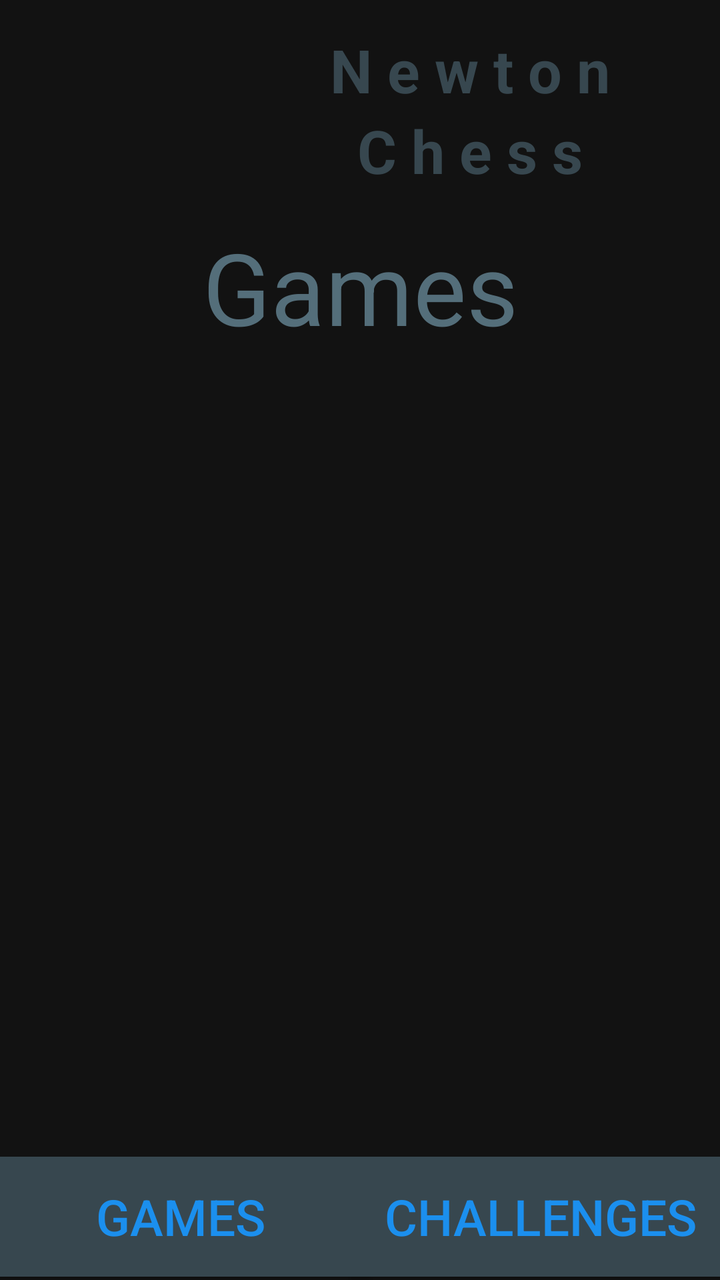
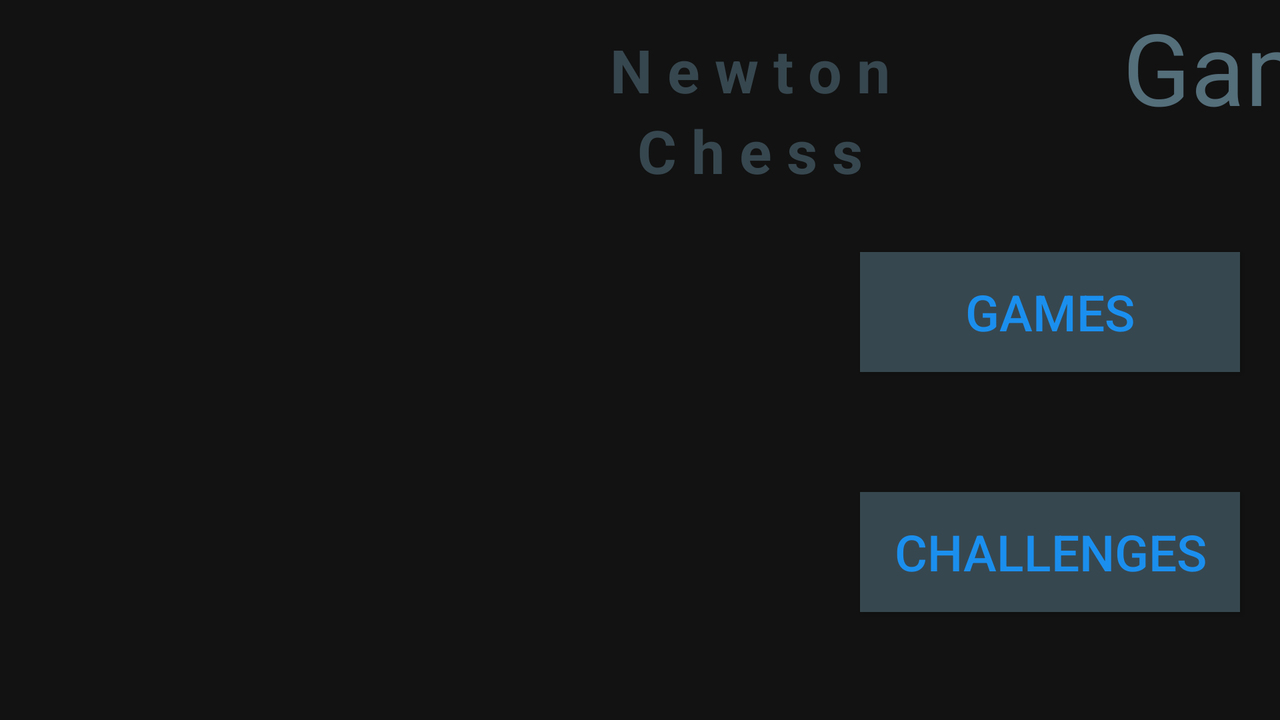

First picture: res/layout/ on a phone held upright. Second picture: the repository's own variant of that layout, on a device whose configuration matches the variant's folder. Source for both follows.
<!-- AndroidManifest.xml: application theme AppTheme -->
<!-- res/layout/pick_game_activity.xml -->
<?xml version="1.0" encoding="utf-8"?>
<androidx.constraintlayout.widget.ConstraintLayout xmlns:android="http://schemas.android.com/apk/res/android"
  xmlns:app="http://schemas.android.com/apk/res-auto"
  xmlns:tools="http://schemas.android.com/tools"
  android:layout_width="match_parent"
  android:layout_height="match_parent"
  android:background="@color/colorBackground"
  tools:context=".activities.PickGameActivity">

  <include
    android:id="@+id/newtonChessBanner"
    layout="@layout/newton_chess_banner"
    app:layout_constraintEnd_toEndOf="parent"
    app:layout_constraintStart_toStartOf="parent"
    app:layout_constraintTop_toTopOf="parent" />

  <TextView
    android:id="@+id/gameScreenHeader"
    android:layout_width="match_parent"
    android:layout_height="wrap_content"
    android:text="@string/showGamesText"
    android:textAlignment="center"
    android:textColor="@color/colorPrimary"
    android:textSize="@dimen/headerTextSize"
    app:layout_constraintEnd_toEndOf="parent"
    app:layout_constraintStart_toStartOf="parent"
    app:layout_constraintTop_toBottomOf="@+id/newtonChessBanner" />

  <androidx.constraintlayout.widget.Guideline
    android:id="@+id/midPointGuideLine"
    android:layout_width="wrap_content"
    android:layout_height="wrap_content"
    android:orientation="vertical"
    app:layout_constraintGuide_percent="0.5" />

  <Button
    android:id="@+id/showGamesButton"
    android:layout_width="@dimen/switchModeButtonWidth"
    android:layout_height="@dimen/switchModeButtonHeight"
    android:background="@color/colorPrimaryDark"
    android:text="@string/showGamesText"
    android:textAlignment="center"
    android:textColor="@color/colorComplementary"
    android:textSize="@dimen/switchModeButtonText"
    app:layout_constrainedWidth="false"
    app:layout_constraintBottom_toBottomOf="parent"
    app:layout_constraintEnd_toStartOf="@+id/midPointGuideLine"
    app:layout_constraintStart_toStartOf="parent"
    app:layout_constraintTop_toBottomOf="@+id/gameScreenListView" />

  <Button
    android:id="@+id/showChallengesButton"
    android:layout_width="@dimen/switchModeButtonWidth"
    android:layout_height="@dimen/switchModeButtonHeight"
    android:background="@color/colorPrimaryDark"
    android:text="@string/showChallengesText"
    android:textAlignment="center"
    android:textColor="@color/colorComplementary"
    android:textSize="@dimen/switchModeButtonText"
    app:layout_constraintBottom_toBottomOf="parent"
    app:layout_constraintEnd_toEndOf="parent"
    app:layout_constraintStart_toStartOf="@+id/midPointGuideLine"
    app:layout_constraintTop_toBottomOf="@+id/gameScreenListView" />

  <ListView
    android:id="@+id/gameScreenListView"
    android:layout_width="@dimen/listViewWidth"
    android:layout_height="@dimen/listViewHeight"
    app:layout_constraintEnd_toEndOf="parent"
    app:layout_constraintStart_toStartOf="parent"
    app:layout_constraintTop_toBottomOf="@+id/gameScreenHeader" />

</androidx.constraintlayout.widget.ConstraintLayout>
<!-- res/layout/newton_chess_banner.xml (included above) -->
<?xml version="1.0" encoding="utf-8"?>
<androidx.constraintlayout.widget.ConstraintLayout xmlns:android="http://schemas.android.com/apk/res/android"
  xmlns:app="http://schemas.android.com/apk/res-auto"
  xmlns:tools="http://schemas.android.com/tools"
  android:layout_width="match_parent"
  android:layout_height="110dp">

  <ImageView
    android:id="@+id/bannerLogoImageView"
    android:layout_width="90dp"
    android:layout_height="90dp"
    android:layout_marginStart="20dp"
    android:layout_marginTop="10dp"
    android:contentDescription="@string/newtonLogoDescription"
    app:layout_constraintStart_toStartOf="parent"
    app:layout_constraintTop_toTopOf="parent"
    app:srcCompat="@drawable/newton_java_logo" />

  <androidx.constraintlayout.widget.Guideline
    android:id="@+id/bannerTextGuideline"
    android:layout_width="wrap_content"
    android:layout_height="wrap_content"
    android:orientation="horizontal"
    app:layout_constraintGuide_percent="0.5" />

  <TextView
    android:id="@+id/bannerTextNewton"
    android:layout_width="wrap_content"
    android:layout_height="wrap_content"
    android:text="@string/titleNewton"
    android:textColor="@color/colorPrimaryDark"
    android:textSize="30sp"
    android:textStyle="bold"
    app:layout_constraintBottom_toTopOf="@+id/bannerTextGuideline"
    app:layout_constraintEnd_toEndOf="parent"
    app:layout_constraintStart_toEndOf="@+id/bannerLogoImageView" />

  <TextView
    android:id="@+id/bannerTextChess"
    android:layout_width="wrap_content"
    android:layout_height="wrap_content"
    android:text="@string/titleChess"
    android:textColor="@color/colorPrimaryDark"
    android:textSize="30sp"
    android:textStyle="bold"
    app:layout_constraintEnd_toEndOf="parent"
    app:layout_constraintStart_toEndOf="@+id/bannerLogoImageView"
    app:layout_constraintTop_toTopOf="@+id/bannerTextGuideline" />
</androidx.constraintlayout.widget.ConstraintLayout>
<!-- resources referenced by this layout -->
<resources>
  <color name="colorBackground">#121212</color>
  <color name="colorComplementary">#1B8FEE</color>
  <color name="colorPrimary">#546E7A</color>
  <color name="colorPrimaryDark">#37474F</color>
  <dimen name="headerTextSize">50sp</dimen>
  <dimen name="listViewHeight">400dp</dimen>
  <dimen name="listViewWidth">380dp</dimen>
  <dimen name="switchModeButtonHeight">60dp</dimen>
  <dimen name="switchModeButtonText">25sp</dimen>
  <dimen name="switchModeButtonWidth">190dp</dimen>
  <string name="newtonLogoDescription">An image showing Sir Isaac Newton holding a Java cup</string>
  <string name="showChallengesText">Challenges</string>
  <string name="showGamesText">Games</string>
  <string name="titleChess">C h e s s</string>
  <string name="titleNewton">N e w t o n</string>
  <style name="AppTheme" parent="Theme.AppCompat.Light.DarkActionBar">
      <item name="colorPrimary">@color/colorPrimary</item>
      <item name="colorPrimaryDark">@color/colorPrimaryDark</item>
      <item name="colorAccent">@color/colorAccentLight</item>
    </style>
  <color name="colorAccentLight">#EEE31B</color>
</resources>
<!-- res/layout-land/pick_game_activity.xml (the repository's variant of the layout above) -->
<!-- drawn on the phone turned sideways -->
<?xml version="1.0" encoding="utf-8"?>
<androidx.constraintlayout.widget.ConstraintLayout xmlns:android="http://schemas.android.com/apk/res/android"
  xmlns:app="http://schemas.android.com/apk/res-auto"
  xmlns:tools="http://schemas.android.com/tools"
  android:layout_width="match_parent"
  android:layout_height="match_parent"
  android:background="@color/colorBackground"
  tools:context=".activities.PickGameActivity">

  <include
    android:id="@+id/newtonChessBanner"
    layout="@layout/newton_chess_banner" />

  <TextView
    android:id="@+id/gameScreenHeader"
    android:layout_width="wrap_content"
    android:layout_height="wrap_content"
    android:text="@string/showGamesText"
    android:textAlignment="center"
    android:textColor="@color/colorPrimary"
    android:textSize="@dimen/headerTextSize"
    app:layout_constraintEnd_toEndOf="parent"
    app:layout_constraintStart_toEndOf="@+id/newtonChessBanner"
    app:layout_constraintTop_toTopOf="parent" />

  <Button
    android:id="@+id/showGamesButton"
    android:layout_width="@dimen/switchModeButtonWidth"
    android:layout_height="@dimen/switchModeButtonHeight"
    android:layout_marginEnd="20dp"
    android:layout_marginBottom="30dp"
    android:background="@color/colorPrimaryDark"
    android:text="@string/showGamesText"
    android:textAlignment="center"
    android:textColor="@color/colorComplementary"
    android:textSize="@dimen/switchModeButtonText"
    app:layout_constrainedWidth="false"
    app:layout_constraintBottom_toTopOf="@+id/midpointGuideline"
    app:layout_constraintEnd_toEndOf="parent" />

  <Button
    android:id="@+id/showChallengesButton"
    android:layout_width="@dimen/switchModeButtonWidth"
    android:layout_height="@dimen/switchModeButtonHeight"
    android:layout_marginTop="30dp"
    android:layout_marginEnd="20dp"
    android:background="@color/colorPrimaryDark"
    android:text="@string/showChallengesText"
    android:textAlignment="center"
    android:textColor="@color/colorComplementary"
    android:textSize="@dimen/switchModeButtonText"
    app:layout_constraintEnd_toEndOf="parent"
    app:layout_constraintTop_toTopOf="@+id/midpointGuideline" />

  <ListView
    android:id="@+id/gameScreenListView"
    android:layout_width="350dp"
    android:layout_height="300dp"
    android:layout_marginTop="20dp"
    app:layout_constraintEnd_toStartOf="@+id/showGamesButton"
    app:layout_constraintStart_toEndOf="@+id/newtonChessBanner"
    app:layout_constraintTop_toBottomOf="@+id/gameScreenHeader" />

  <androidx.constraintlayout.widget.Guideline
    android:id="@+id/midpointGuideline"
    android:layout_width="wrap_content"
    android:layout_height="wrap_content"
    android:orientation="horizontal"
    app:layout_constraintGuide_percent="0.6" />

  <TextView
    android:id="@+id/pickActivityEmptyListTop"
    android:layout_width="wrap_content"
    android:layout_height="wrap_content"
    android:text="@string/fetchingList"
    android:textColor="@color/colorComplementary"
    android:textSize="@dimen/emptyListTextSize"
    android:visibility="gone"
    app:layout_constraintBottom_toTopOf="@+id/midpointGuideline"
    app:layout_constraintEnd_toEndOf="@+id/gameScreenListView"
    app:layout_constraintStart_toStartOf="@+id/gameScreenListView" />

  <TextView
    android:id="@+id/pickActivityEmptyListBottom"
    android:layout_width="wrap_content"
    android:layout_height="wrap_content"
    android:text="@string/standBy"
    android:textColor="@color/colorComplementary"
    android:textColorHighlight="@color/colorComplementary"
    android:textSize="@dimen/emptyListTextSize"
    android:visibility="gone"
    app:layout_constraintEnd_toEndOf="@+id/gameScreenListView"
    app:layout_constraintStart_toStartOf="@+id/gameScreenListView"
    app:layout_constraintTop_toTopOf="@+id/midpointGuideline" />

</androidx.constraintlayout.widget.ConstraintLayout>
<!-- resources referenced by the variant -->
<!-- as the phone turned sideways resolves them -->
<resources>
  <color name="colorBackground">#121212</color>
  <color name="colorComplementary">#1B8FEE</color>
  <color name="colorPrimary">#546E7A</color>
  <color name="colorPrimaryDark">#37474F</color>
  <dimen name="emptyListTextSize">30sp</dimen>
  <dimen name="headerTextSize">50sp</dimen>
  <dimen name="switchModeButtonHeight">60dp</dimen>
  <dimen name="switchModeButtonText">25sp</dimen>
  <dimen name="switchModeButtonWidth">190dp</dimen>
  <string name="fetchingList">Fetching list…</string>
  <string name="newtonLogoDescription">An image showing Sir Isaac Newton holding a Java cup</string>
  <string name="showChallengesText">Challenges</string>
  <string name="showGamesText">Games</string>
  <string name="standBy">Please stand by…</string>
  <string name="titleChess">C h e s s</string>
  <string name="titleNewton">N e w t o n</string>
  <style name="AppTheme" parent="Theme.AppCompat.Light.DarkActionBar">
      <item name="colorPrimary">@color/colorPrimary</item>
      <item name="colorPrimaryDark">@color/colorPrimaryDark</item>
      <item name="colorAccent">@color/colorAccentLight</item>
    </style>
  <color name="colorAccentLight">#EEE31B</color>
</resources>
